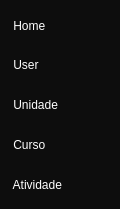
        <widget class="QFrame" name="menu">
         <property name="minimumSize">
          <size>
           <width>120</width>
           <height>0</height>
          </size>
         </property>
         <property name="maximumSize">
          <size>
           <width>50</width>
           <height>16777215</height>
          </size>
         </property>
         <property name="styleSheet">
          <string notr="true">background-color: rgb(13, 13, 13);</string>
         </property>
         <property name="frameShape">
          <enum>QFrame::NoFrame</enum>
         </property>
         <property name="frameShadow">
          <enum>QFrame::Raised</enum>
         </property>
         <widget class="QPushButton" name="pushButton_Home">
          <property name="geometry">
           <rect>
            <x>10</x>
            <y>10</y>
            <width>100</width>
            <height>31</height>
           </rect>
          </property>
          <property name="minimumSize">
           <size>
            <width>100</width>
            <height>30</height>
           </size>
          </property>
          <property name="styleSheet">
           <string notr="true">QPushButton{
border-radius: 8px;
font: 87 8pt &quot;Arial Black&quot;;
color: white;
text-align: left;
}

QPushButton:hover{
background-color: rgb(43,43,43);
}</string>
          </property>
          <property name="text">
           <string> Home</string>
          </property>
          <property name="icon">
           <iconset>
            <normaloff>:/img/img/home.png</normaloff>:/img/img/home.png</iconset>
          </property>
          <property name="iconSize">
           <size>
            <width>25</width>
            <height>25</height>
           </size>
          </property>
         </widget>
         <widget class="QPushButton" name="pushButton_User">
          <property name="geometry">
           <rect>
            <x>10</x>
            <y>50</y>
            <width>100</width>
            <height>30</height>
           </rect>
          </property>
          <property name="minimumSize">
           <size>
            <width>100</width>
            <height>30</height>
           </size>
          </property>
          <property name="styleSheet">
           <string notr="true">QPushButton{
border-radius: 8px;
font: 87 8pt &quot;Arial Black&quot;;
color: white;
text-align: left;
}

QPushButton:hover{
background-color: rgb(43,43,43);
}</string>
          </property>
          <property name="text">
           <string> User</string>
          </property>
          <property name="icon">
           <iconset>
            <normaloff>:/img/img/userInfo.png</normaloff>:/img/img/userInfo.png</iconset>
          </property>
          <property name="iconSize">
           <size>
            <width>25</width>
            <height>25</height>
           </size>
          </property>
         </widget>
         <widget class="QPushButton" name="pushButton_Unidade">
          <property name="geometry">
           <rect>
            <x>10</x>
            <y>90</y>
            <width>100</width>
            <height>30</height>
           </rect>
          </property>
          <property name="minimumSize">
           <size>
            <width>100</width>
            <height>30</height>
           </size>
          </property>
          <property name="styleSheet">
           <string notr="true">QPushButton{
border-radius: 8px;
font: 87 8pt &quot;Arial Black&quot;;
color: white;
text-align: left;
}

QPushButton:hover{
background-color: rgb(43,43,43);
}</string>
          </property>
          <property name="text">
           <string> Unidade</string>
          </property>
          <property name="icon">
           <iconset>
            <normaloff>:/img/img/Unidades.png</normaloff>:/img/img/Unidades.png</iconset>
          </property>
          <property name="iconSize">
           <size>
            <width>25</width>
            <height>25</height>
           </size>
          </property>
         </widget>
         <widget class="QPushButton" name="pushButton_Curso">
          <property name="geometry">
           <rect>
            <x>10</x>
            <y>130</y>
            <width>100</width>
            <height>30</height>
           </rect>
          </property>
          <property name="minimumSize">
           <size>
            <width>100</width>
            <height>30</height>
           </size>
          </property>
          <property name="styleSheet">
           <string notr="true">QPushButton{
border-radius: 8px;
font: 87 8pt &quot;Arial Black&quot;;
color: white;
text-align: left;
}

QPushButton:hover{
background-color: rgb(43,43,43);
}</string>
          </property>
          <property name="text">
           <string> Curso</string>
          </property>
          <property name="icon">
           <iconset>
            <normaloff>:/img/img/PostoTrabalho.png</normaloff>:/img/img/PostoTrabalho.png</iconset>
          </property>
          <property name="iconSize">
           <size>
            <width>25</width>
            <height>25</height>
           </size>
          </property>
         </widget>
         <widget class="QPushButton" name="pushButton_Atividade">
          <property name="geometry">
           <rect>
            <x>10</x>
            <y>170</y>
            <width>100</width>
            <height>30</height>
           </rect>
          </property>
          <property name="minimumSize">
           <size>
            <width>100</width>
            <height>30</height>
           </size>
          </property>
          <property name="styleSheet">
           <string notr="true">QPushButton{
border-radius: 8px;
font: 87 8pt &quot;Arial Black&quot;;
color: white;
text-align: left;
}

QPushButton:hover{
background-color: rgb(43,43,43);
}</string>
          </property>
          <property name="text">
           <string> Atividade</string>
          </property>
          <property name="icon">
           <iconset>
            <normaloff>:/img/img/Atividade.png</normaloff>:/img/img/Atividade.png</iconset>
          </property>
          <property name="iconSize">
           <size>
            <width>25</width>
            <height>25</height>
           </size>
          </property>
         </widget>
        </widget>
